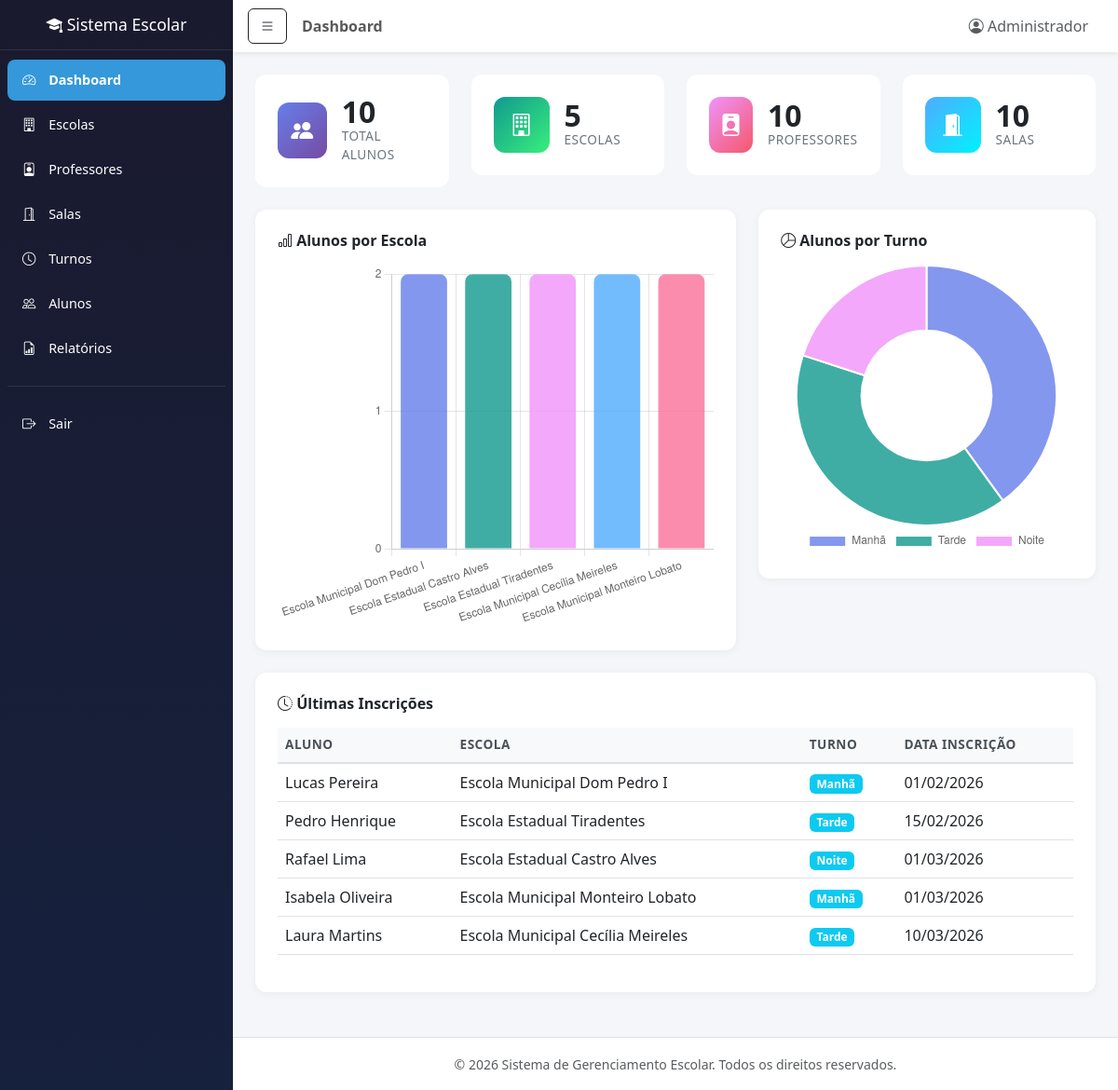
Page /dashboard.php (signed in) on the committed database.
### tables this page shows
CREATE TABLE IF NOT EXISTS alunos (
    id INT AUTO_INCREMENT PRIMARY KEY,
    nome VARCHAR(100) NOT NULL,
    data_nascimento DATE,
    cpf VARCHAR(14),
    email VARCHAR(100),
    telefone VARCHAR(20),
    endereco VARCHAR(255),
    escola_id INT NOT NULL,
    professor_id INT NOT NULL,
    sala_id INT NOT NULL,
    turno_id INT NOT NULL,
    status ENUM('ativo', 'inativo', 'transferido') DEFAULT 'ativo',
    data_inscricao DATE DEFAULT (CURRENT_DATE),
    observacoes TEXT,
    criado_em DATETIME DEFAULT CURRENT_TIMESTAMP,
    atualizado_em DATETIME DEFAULT CURRENT_TIMESTAMP ON UPDATE CURRENT_TIMESTAMP,
    FOREIGN KEY (escola_id) REFERENCES escolas(id) ON DELETE CASCADE,
    FOREIGN KEY (professor_id) REFERENCES professores(id) ON DELETE CASCADE,
    FOREIGN KEY (sala_id) REFERENCES salas(id) ON DELETE CASCADE,
    FOREIGN KEY (turno_id) REFERENCES turnos(id) ON DELETE CASCADE
);

CREATE TABLE IF NOT EXISTS escolas (
    id INT AUTO_INCREMENT PRIMARY KEY,
    nome VARCHAR(150) NOT NULL,
    endereco VARCHAR(255),
    telefone VARCHAR(20),
    email VARCHAR(100),
    diretor VARCHAR(100),
    ativa TINYINT(1) DEFAULT 1,
    criado_em DATETIME DEFAULT CURRENT_TIMESTAMP,
    atualizado_em DATETIME DEFAULT CURRENT_TIMESTAMP ON UPDATE CURRENT_TIMESTAMP
);

CREATE TABLE IF NOT EXISTS turnos (
    id INT AUTO_INCREMENT PRIMARY KEY,
    nome VARCHAR(50) NOT NULL,
    horario_inicio TIME,
    horario_fim TIME,
    ativo TINYINT(1) DEFAULT 1,
    criado_em DATETIME DEFAULT CURRENT_TIMESTAMP
);

### config/auth.php (called while the page is built, shortened)
<?php
function getUsuarioNome() {
    return $_SESSION['usuario_nome'] ?? 'Usuário';
}

### dashboard.php (the view, shortened to what this page needs)
<?php
$pageTitle = 'Dashboard';
require_once __DIR__ . '/includes/header.php';
$conn = getConnection();
$totalAlunos = $conn->query("SELECT COUNT(*) FROM alunos")->fetchColumn();
$totalEscolas = $conn->query("SELECT COUNT(*) FROM escolas WHERE ativa = 1")->fetchColumn();
$totalProfessores = $conn->query("SELECT COUNT(*) FROM professores WHERE ativo = 1")->fetchColumn();
$totalSalas = $conn->query("SELECT COUNT(*) FROM salas WHERE ativa = 1")->fetchColumn();
$alunosPorEscola = $conn->query("
    SELECT e.nome, COUNT(a.id) as total
    FROM escolas e
    LEFT JOIN alunos a ON e.id = a.escola_id
    WHERE e.ativa = 1
    GROUP BY e.id, e.nome
    ORDER BY total DESC
")->fetchAll();
$alunosPorTurno = $conn->query("
    SELECT t.nome, COUNT(a.id) as total
    FROM turnos t
    LEFT JOIN alunos a ON t.id = a.turno_id
    WHERE t.ativo = 1
    GROUP BY t.id, t.nome
")->fetchAll();
$ultimasInscricoes = $conn->query("
    SELECT a.nome, a.data_inscricao, e.nome as escola, t.nome as turno
    FROM alunos a
    JOIN escolas e ON a.escola_id = e.id
    JOIN turnos t ON a.turno_id = t.id
    ORDER BY a.criado_em DESC
    LIMIT 5
")->fetchAll();
?>
<div class="row g-4 mb-4 fade-in">
    <div class="col-xl-3 col-md-6">
        <div class="card stat-card">
            <div class="card-body d-flex align-items-center">
                <div class="stat-icon bg-gradient-primary text-white me-3">
                    <i class="bi bi-people-fill"></i>
                </div>
                <div>
                    <div class="stat-number"><?php echo $totalAlunos; ?></div>
                    <div class="stat-label">Total Alunos</div>
                </div>
            </div>
        </div>
    </div>
    <div class="col-xl-3 col-md-6">
        <div class="card stat-card">
            <div class="card-body d-flex align-items-center">
                <div class="stat-icon bg-gradient-success text-white me-3">
                    <i class="bi bi-building"></i>
                </div>
                <div>
                    <div class="stat-number"><?php echo $totalEscolas; ?></div>
                    <div class="stat-label">Escolas</div>
                </div>
            </div>
        </div>
    </div>
    <div class="col-xl-3 col-md-6">
        <div class="card stat-card">
            <div class="card-body d-flex align-items-center">
                <div class="stat-icon bg-gradient-warning text-white me-3">
                    <i class="bi bi-person-badge-fill"></i>
                </div>
                <div>
                    <div class="stat-number"><?php echo $totalProfessores; ?></div>
                    <div class="stat-label">Professores</div>
                </div>
            </div>
        </div>
    </div>
    <div class="col-xl-3 col-md-6">
        <div class="card stat-card">
            <div class="card-body d-flex align-items-center">
                <div class="stat-icon bg-gradient-info text-white me-3">
                    <i class="bi bi-door-open-fill"></i>
                </div>
                <div>
                    <div class="stat-number"><?php echo $totalSalas; ?></div>
                    <div class="stat-label">Salas</div>
                </div>
            </div>
        </div>
    </div>
</div>
<div class="row g-4 mb-4 fade-in">
    <div class="col-lg-7">
        <div class="chart-container">
            <h6 class="fw-bold mb-3"><i class="bi bi-bar-chart"></i> Alunos por Escola</h6>
            <canvas id="chartEscolas" height="250"></canvas>
        </div>
    </div>
    <div class="col-lg-5">
        <div class="chart-container">
            <h6 class="fw-bold mb-3"><i class="bi bi-pie-chart"></i> Alunos por Turno</h6>
            <canvas id="chartTurnos" height="250"></canvas>
        </div>
    </div>
</div>
<div class="row fade-in">
    <div class="col-12">
        <div class="table-container">
            <h6 class="fw-bold mb-3"><i class="bi bi-clock-history"></i> Últimas Inscrições</h6>
            <div class="table-responsive">
                <table class="table table-hover">
                    <thead>
                        <tr>
                            <th>Aluno</th>
                            <th>Escola</th>
                            <th>Turno</th>
                            <th>Data Inscrição</th>
                        </tr>
                    </thead>
                    <tbody>
                        <?php foreach ($ultimasInscricoes as $insc): ?>
                        <tr>
                            <td><?php echo htmlspecialchars($insc['nome']); ?></td>
                            <td><?php echo htmlspecialchars($insc['escola']); ?></td>
                            <td><span class="badge bg-info"><?php echo htmlspecialchars($insc['turno']); ?></span></td>
                            <td><?php echo date('d/m/Y', strtotime($insc['data_inscricao'])); ?></td>
                        </tr>
                        <?php endforeach; ?>
                    </tbody>
                </table>
            </div>
        </div>
    </div>
</div>
<script>
document.addEventListener('DOMContentLoaded', function() {
    // Gráfico Alunos por Escola
    const ctxEscolas = document.getElementById('chartEscolas').getContext('2d');
    new Chart(ctxEscolas, {
        type: 'bar',
        data: {
            labels: <?php echo json_encode(array_column($alunosPorEscola, 'nome')); ?>,
            datasets: [{
                label: 'Alunos',
                data: <?php echo json_encode(array_map('intval', array_column($alunosPorEscola, 'total'))); ?>,
                backgroundColor: [
                    'rgba(102, 126, 234, 0.8)',
                    'rgba(17, 153, 142, 0.8)',
                    'rgba(240, 147, 251, 0.8)',
                    'rgba(79, 172, 254, 0.8)',
                    'rgba(250, 112, 154, 0.8)'
                ],
                borderRadius: 8
            }]
        },
        options: {
            responsive: true,
            plugins: { legend: { display: false } },
            scales: {
                y: { beginAtZero: true, ticks: { stepSize: 1 } }
            }
        }
    });
    // Gráfico Alunos por Turno
    const ctxTurnos = document.getElementById('chartTurnos').getContext('2d');
    new Chart(ctxTurnos, {
        type: 'doughnut',
        data: {
            labels: <?php echo json_encode(array_column($alunosPorTurno, 'nome')); ?>,
            datasets: [{
                data: <?php echo json_encode(array_map('intval', array_column($alunosPorTurno, 'total'))); ?>,
                backgroundColor: [
                    'rgba(102, 126, 234, 0.8)',
                    'rgba(17, 153, 142, 0.8)',
                    'rgba(240, 147, 251, 0.8)'
                ]
            }]
        },
        options: {
            responsive: true,
            plugins: {
                legend: { position: 'bottom' }
            }
        }
    });
});
</script>
<?php require_once __DIR__ . '/includes/footer.php'; ?>

### includes/header.php (shortened to what this page needs)
<?php
require_once __DIR__ . '/../config/auth.php';
?>
<!DOCTYPE html>
<html lang="pt-BR">
<head>
    <link href="https://cdn.jsdelivr.net/npm/bootstrap@5.3.0/dist/css/bootstrap.min.css" rel="stylesheet">
    <link href="https://cdn.jsdelivr.net/npm/bootstrap-icons@1.10.0/font/bootstrap-icons.css" rel="stylesheet">
    <link href="assets/css/style.css" rel="stylesheet">
</head>
<body>
    <div class="d-flex" id="wrapper">
        <div class="sidebar bg-dark text-white" id="sidebar">
            <div class="sidebar-header p-3 text-center">
                <h5><i class="bi bi-mortarboard-fill"></i> Sistema Escolar</h5>
            </div>
            <nav class="nav flex-column p-2">
                <a class="nav-link text-white <?php echo basename($_SERVER['PHP_SELF']) === 'dashboard.php' ? 'active' : ''; ?>" href="dashboard.php">
                    <i class="bi bi-speedometer2"></i> Dashboard
                </a>
                <a class="nav-link text-white <?php echo basename($_SERVER['PHP_SELF']) === 'escolas.php' ? 'active' : ''; ?>" href="escolas.php">
                    <i class="bi bi-building"></i> Escolas
                </a>
                <a class="nav-link text-white <?php echo basename($_SERVER['PHP_SELF']) === 'professores.php' ? 'active' : ''; ?>" href="professores.php">
                    <i class="bi bi-person-badge"></i> Professores
                </a>
                <a class="nav-link text-white <?php echo basename($_SERVER['PHP_SELF']) === 'salas.php' ? 'active' : ''; ?>" href="salas.php">
                    <i class="bi bi-door-open"></i> Salas
                </a>
                <a class="nav-link text-white <?php echo basename($_SERVER['PHP_SELF']) === 'turnos.php' ? 'active' : ''; ?>" href="turnos.php">
                    <i class="bi bi-clock"></i> Turnos
                </a>
                <a class="nav-link text-white <?php echo basename($_SERVER['PHP_SELF']) === 'alunos.php' ? 'active' : ''; ?>" href="alunos.php">
                    <i class="bi bi-people"></i> Alunos
                </a>
                <a class="nav-link text-white <?php echo basename($_SERVER['PHP_SELF']) === 'relatorios.php' ? 'active' : ''; ?>" href="relatorios.php">
                    <i class="bi bi-file-earmark-bar-graph"></i> Relatórios
                </a>
                <hr class="text-secondary">
                <a class="nav-link text-white" href="logout.php">
                    <i class="bi bi-box-arrow-right"></i> Sair
                </a>
            </nav>
        </div>
        <div class="flex-grow-1" id="page-content">
            <nav class="navbar navbar-expand-lg navbar-light bg-white shadow-sm px-3">
                <button class="btn btn-outline-dark me-3" id="menu-toggle">
                    <i class="bi bi-list"></i>
                </button>
                <span class="navbar-text fw-bold"><?php echo $pageTitle ?? 'Dashboard'; ?></span>
                <div class="ms-auto d-flex align-items-center">
                    <span class="me-3 text-muted">
                        <i class="bi bi-person-circle"></i> <?php echo htmlspecialchars(getUsuarioNome()); ?>
                    </span>
                </div>
            </nav>
            <div class="container-fluid p-4">

### includes/footer.php (shortened to what this page needs)
            </div>
            <footer class="bg-white text-center text-muted py-3 mt-4 border-top">
                <small>&copy; <?php echo date('Y'); ?> Sistema de Gerenciamento Escolar. Todos os direitos reservados.</small>
            </footer>
        </div>
    </div>
</body>
</html>

### assets/css/style.css (style rules this page uses)
:root { --sidebar-width: 250px; --primary-color: #2c3e50; --secondary-color: #3498db; --success-color: #27ae60; --warning-color: #f39c12; --danger-color: #e74c3c; --info-color: #17a2b8; }
body { font-family: 'Segoe UI', Tahoma, Geneva, Verdana, sans-serif; background-color: #f4f6f9; min-height: 100vh; }
.sidebar { min-width: var(--sidebar-width); max-width: var(--sidebar-width); min-height: 100vh; transition: all 0.3s; background: linear-gradient(180deg, #1a1a2e 0%, #16213e 100%) !important; }
.sidebar-header { border-bottom: 1px solid rgba(255, 255, 255, 0.1); }
.sidebar-header h5 { font-size: 1.1rem; margin: 0; }
.sidebar .nav-link { padding: 0.7rem 1rem; margin: 2px 0; border-radius: 8px; transition: all 0.2s; font-size: 0.9rem; }
.sidebar .nav-link.active { background-color: var(--secondary-color); font-weight: 600; }
.sidebar .nav-link i { margin-right: 10px; width: 20px; text-align: center; }
.stat-card { border: none; border-radius: 12px; transition: transform 0.2s, box-shadow 0.2s; overflow: hidden; }
.stat-card .card-body { padding: 1.5rem; }
.stat-card .stat-icon { width: 60px; height: 60px; border-radius: 12px; display: flex; align-items: center; justify-content: center; font-size: 1.5rem; }
.stat-card .stat-number { font-size: 2rem; font-weight: 700; line-height: 1; }
.stat-card .stat-label { font-size: 0.85rem; color: #6c757d; text-transform: uppercase; letter-spacing: 0.5px; }
.bg-gradient-primary { background: linear-gradient(135deg, #667eea 0%, #764ba2 100%); }
.bg-gradient-success { background: linear-gradient(135deg, #11998e 0%, #38ef7d 100%); }
.bg-gradient-warning { background: linear-gradient(135deg, #f093fb 0%, #f5576c 100%); }
.bg-gradient-info { background: linear-gradient(135deg, #4facfe 0%, #00f2fe 100%); }
.table-container { background: #fff; border-radius: 12px; box-shadow: 0 2px 10px rgba(0, 0, 0, 0.05); padding: 1.5rem; }
.table thead th { background-color: #f8f9fa; border-bottom: 2px solid #dee2e6; font-weight: 600; font-size: 0.85rem; text-transform: uppercase; letter-spacing: 0.5px; color: #495057; }
.table td { vertical-align: middle; }
.chart-container { background: #fff; border-radius: 12px; box-shadow: 0 2px 10px rgba(0, 0, 0, 0.05); padding: 1.5rem; }
.fade-in { animation: fadeIn 0.3s ease-in-out; }

### rows in the picture
alunos: nome "Lucas Pereira", escola.nome "Escola Municipal Dom Pedro I", turno.nome "Manhã", data_inscricao "01/02/2026"
alunos: nome "Pedro Henrique", escola.nome "Escola Estadual Tiradentes", turno.nome "Tarde", data_inscricao "15/02/2026"
alunos: nome "Rafael Lima", escola.nome "Escola Estadual Castro Alves", turno.nome "Noite", data_inscricao "01/03/2026"
alunos: nome "Isabela Oliveira", escola.nome "Escola Municipal Monteiro Lobato", turno.nome "Manhã", data_inscricao "01/03/2026"
alunos: nome "Laura Martins", escola.nome "Escola Municipal Cecília Meireles", turno.nome "Tarde", data_inscricao "10/03/2026"

### other values in the picture
$pageTitle "Dashboard"
getUsuarioNome() "Administrador"
$totalAlunos "10"
$totalEscolas "5"
$totalProfessores "10"
$totalSalas "10"
